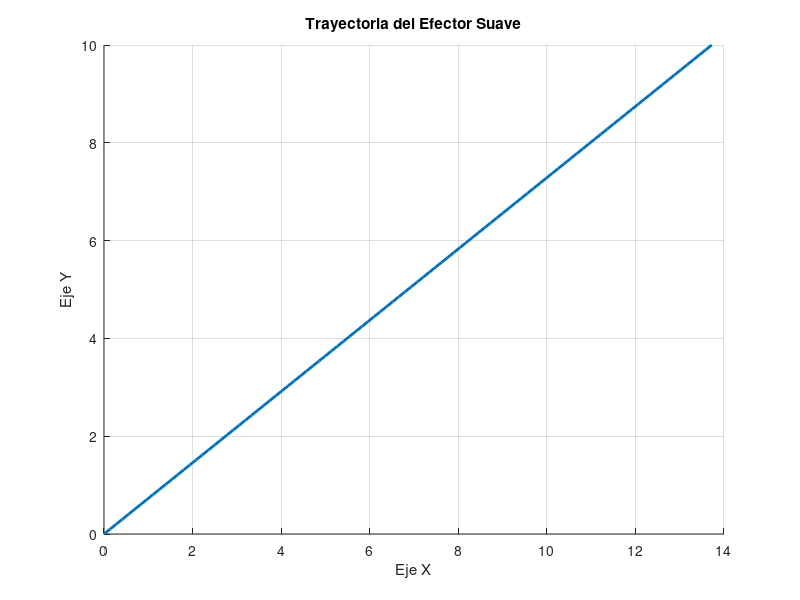

This figure's MATLAB source:
%% Definicion de Parametros
P_o = 101325; %presion inicial del sistema en Pa
Qf = 2*0.0018877898; %Flujo volumetrico de referencia del compresor en m^3/s
P_rk = linspace(0,10); %Presion de Referencia en Kg/cm^2
P_r = 101325+P_rk*98066.5; %Presion de Referencia en Pa
n = 99; %numero de camaras neumaticas

Mu = 18000000000; %Modulo de Corte en Pa

Ang = 0; %Angulo entre dos camaras
 
b = zeros(1,n+1) + 5.75/1000; %5.75 Longitud desde la base hasta el punto critico de la pared lateral
L = zeros(1,n+1) + 11.5/1000; %Altura total de la camara 11.5
d = zeros(1,n+1) + 5/1000; %Grosor de la camara 
e = zeros(1,n+1) + 7/1000; %Ancho de la camara 7
c = zeros(1,n+1) + 0.5/1000; %Distancia entre las camara 
Z = zeros(1,n+1) + 10/1000; %Longitud de las camaras 

V_o = zeros(1,n+1)%Volumen inicial de la camara 

for i=1:n+1
V_o(i) = L(i)*d(i)*e(i);
end

t=((P_r*7*V_o(3)/P_o)-(V_o(3)*7))*1900/Qf;%Calculo de instancia donde la presion interna alcanza la referencia

W = zeros(1,n+1); %Energia por Parte de la Presion
T = zeros(1,n+1); %Componente del Metodo de Cardano
lambda = zeros(1,n+1);  %Deformacion Lateral Unitaria
h = zeros(1,n+1); %Deformacion Radial Lateral
A = zeros(1,n+1); 
B = zeros(1,n+1); 
C = zeros(1,n+1); 
D = zeros(1,n+1); 
E = zeros(1,n+1); 
p = zeros(1,n+1); 
q = zeros(1,n+1); 
r = zeros(1,n+1);
p2 = zeros(1,n+1); 
q2 = zeros(1,n+1); 
Q2 = zeros(1,n+1); 
phi2 = zeros(1,n+1); 
beta0 = zeros(1,n+1); 
alpha0 = zeros(1,n+1); 
x = zeros(1,n+1); 
x0 = zeros(1,n+1); 
y = zeros(1,n+1); 
theta = zeros(1,n+1); %Angulo Relativo de Desplazamiento por Camara
Ox = zeros(1,n+1);  %Componente X del Vector de Direccion
Oy = zeros(1,n+1); %Componente Y del Vector de Direccion
thetaT = zeros(1,n+1); %Angulo Global de Desplazamiento por Camara
thetaT(1) = 135; %Angulo Inicial
lambda0 = zeros(1,n+1); %Error Inicial de Lambda por Aproximacion
h0 = zeros(1,n+1); %Error Inicial de h por Aproximacion

%% Computacion de Energia por Presion
for i=1:n+1    
W(i) = (P_o*(((V_o(i)+(Qf)*t(i))^2)-(V_o(i)^2)))/(2*V_o(i));

end

%% Computacion deformacion lateral
for i=1:n+1
T(i) = sqrt(-1-(((-((2*W(i)/Mu) + 3))^3)/27));
lambda0(i)= (-2*nthroot(sqrt(((-1)^2)+(0^2)),3)*cos(180+(atan(0/-1))/3))-1;
lambda(i)= (-2*nthroot(sqrt(((-1)^2)+(T(i)^2)),3)*cos(180+(atan(T(i)/-1))/3))-lambda0(i); 
h0(i) = sqrt(((((2*L(i))/2)^2)/2)-((L(i)/2)^2));
h(i) = sqrt(((((2*lambda(i)*L(i))/2)^2)/2)-((L(i)/2)^2))-h0(i);
end

%% Computacion angulo de desplazamiento
for i=3:n+1
    
A(i) = (((b(i)^2)-4*((h(i))^2))^2)+ (16*(b(i)^2)*(h(i)^2));
B(i) = 32*c(i)*b(i)*(h(i))^2;
C(i) = 16*((c(i)*h(i))^2)-16*(b(i)^2)*(h(i)^2)+8*(h(i)^2)*((b(i)^2)-4*(h(i)^2));
D(i) = -32*c(i)*b(i)*(h(i))^2;
E(i) = 16*(h(i)^4)-16*(c(i)*h(i))^2;

p(i) = ((B(i)^2)/(8*A(i)^2))+(C(i)/A(i))-((B(i)^2)/(2*(A(i)^2)));
q(i) = ((B(i)^3)/(8*(A(i)^3)))-((C(i)*B(i))/(2*(A(i)^2)))+(D(i)/A(i));
r(i) = ((B(i)^4)/(256*A(i)^4))-(B(i)^4/(64*A(i)^4))+((C(i)*B(i)^2)/(16*A(i)^3))-((D(i)*B(i))/(4*A(i)^2))+(E(i)/A(i));

p2(i) = ((-8*p(i)^2/9)-(16*p(i)^2/9)+(16*p(i)^2/3)-2*p(i)^2+8*r(i))/-8;
q2(i) =(((2*p(i)^3)/3)-((8*p(i)*r(i))/3)+q(i)^2-((8*p(i)^3)/9)+((8*p(i)^3)/27))/-8;

Q2(i) =sqrt(-((q2(i)^2)/4)-((p2(i)^3)/27));
phi2(i) =atan(Q2(i)/-(q2(i)/2));

if (q2(i)^2/4)+(p2(i)^3/27) >= 0
    beta0(i) = nthroot(-(q2(i)/2)+sqrt((q2(i)^2/4)+(p2(i)^3/27)),3)+nthroot(-(q2(i)/2)-sqrt((q2(i)^2/4)+(p2(i)^3/27)),3);
else
    beta0(i) = 2*nthroot(sqrt((-q2(i)/2)^2+Q2(i)^2),3)*cos((180+phi2(i))/3);
end

alpha0(i) = beta0(i)-(p(i)/3);
x0(i)= q(i)/4*alpha0(i);

x(i) = (sqrt(abs(2*alpha0(i)))+sqrt(abs(2*alpha0(i)-4*(x0(i)*sqrt(abs(2*alpha0(i)))+(p(i)/2)+alpha0(i)))))/2;

y(i) = x(i) - B(i)/(4*A(i));

theta(i) = (180*asin(y(i)))/pi; 
end

for i=2:n+1
   thetaT(i) = thetaT(i-1) + theta(i); 
   Ox(i) = Ox(i-1) + Z(i-1)*cos((thetaT(i-1) + thetaT(i))*pi/180);
   Oy(i) = Oy(i-1) + Z(i-1)*sin((thetaT(i-1) + thetaT(i))*pi/180);
end

Ang = theta(3)*2;

hold on;
plot(t,P_rk, 'LineWidth',2);
xlabel('Eje X');
ylabel('Eje Y');
grid on;
title 'Trayectoria del Efector Suave';
%axis([0 0.09 -0.07 0.02]);
pause(0.1);


